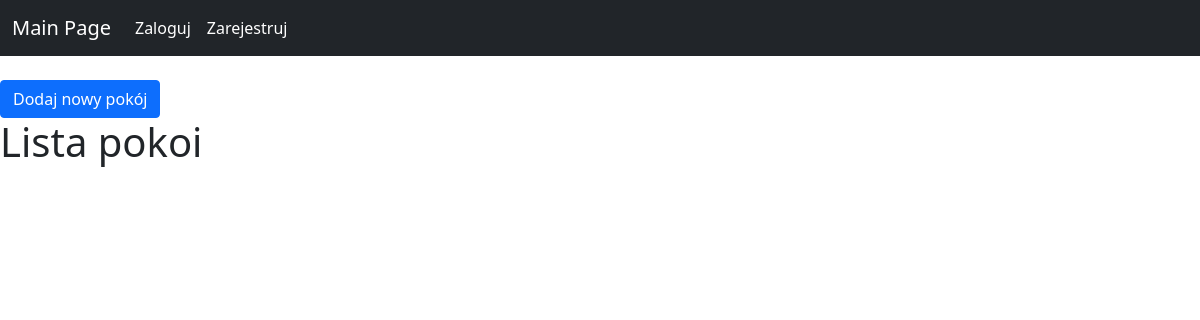
The page /reservationSystem/adminPanel/rooms/ on the database as committed earlier.
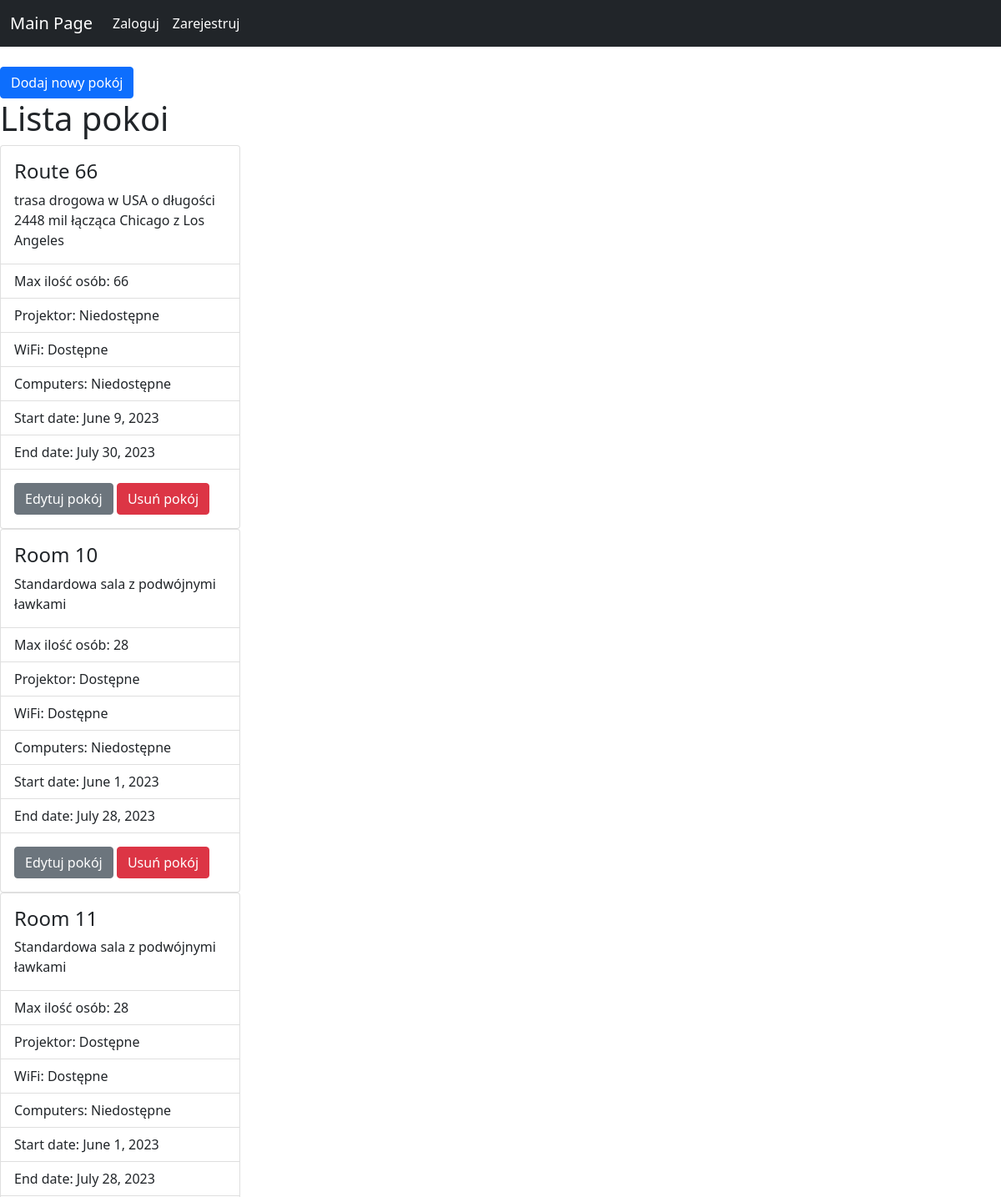
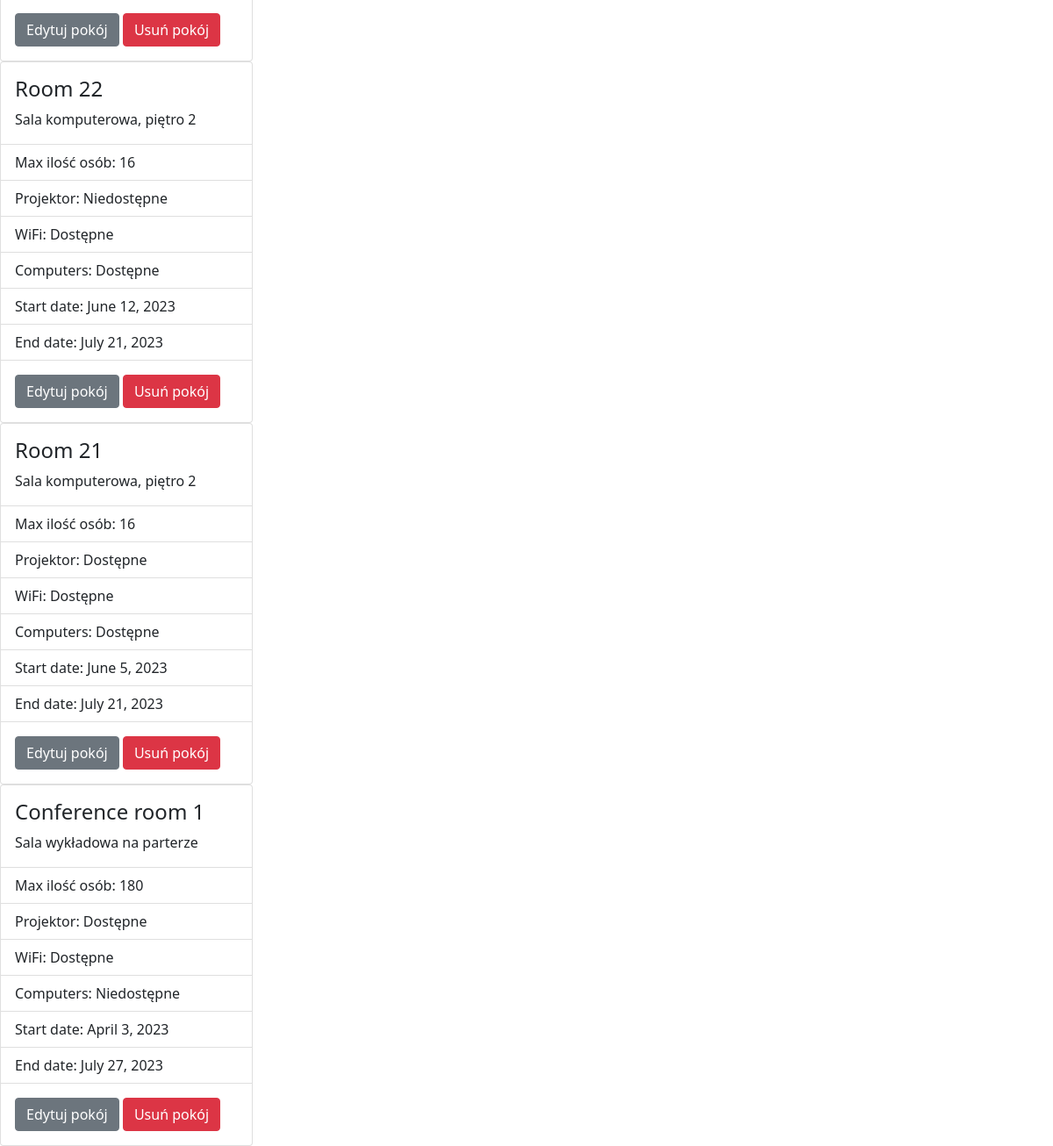
The same page on the database as committed later (2 pictures, top to bottom).
### reservationSystem/models.py (models this page shows, shortened)
class Equipment(models.Model):
    room = models.ForeignKey(Room, on_delete=models.CASCADE)
    capacity = models.IntegerField('Capacity')
    projector = models.BooleanField(default=False)
    WiFi = models.BooleanField(default=False)
    computers = models.BooleanField(default=False)
    start_date = models.DateField(null=False, blank=True)
    end_date = models.DateField(null=False, blank=True)

class Room(models.Model):
    name = models.CharField('Room name' ,max_length=255)
    description = models.TextField(blank=True)

### reservationSystem/views.py (the view)
# urls.py: path('adminPanel/rooms/', views.rooms, name='rooms'),
def rooms(request):
    rooms = Equipment.objects.all()
    context = {
        'room_list': rooms,
    }
    return render(request, 'rooms.html', context)

### reservationSystem/templates/rooms.html
{% extends 'base.html' %}
{% block content %}
    <a href="{% url 'addRoom' %}" class="btn btn-primary">Dodaj nowy pokój</a>
    <h1>Lista pokoi</h1>
    {% for room in room_list %}
    <div class="card" style="width: 18rem;">
        <div class="card-body">
        <h4 class="card-title">{{room.room.name}}</h4>
        <p class="card-text">{{room.room.description}}</p>
        </div>
        <ul class="list-group list-group-flush">
            <li class="list-group-item">Max ilość osób: {{room.capacity}}</li>
        <li class="list-group-item">Projektor: {% if room.projector %}Dostępne{% else %}Niedostępne{% endif %}</li>
        <li class="list-group-item">WiFi: {% if room.WiFi %}Dostępne{% else %}Niedostępne{% endif %}</li>
        <li class="list-group-item">Computers: {% if room.computers %}Dostępne{% else %}Niedostępne{% endif %}</li>
        <li class="list-group-item">Start date: {{room.start_date}}</li>
        <li class="list-group-item">End date: {{room.end_date}}</li>
        </ul>
        <div class="card-body">
        <a href="{% url 'roomAdmin' room.id %}" class="btn btn-secondary">Edytuj pokój</a>
        <a href="{% url 'deleteRoom' room.id %}" class="btn btn-danger">Usuń pokój</a>
        </div>
    </div>
    {% endfor %}
{% endblock %}

### reservationSystem/templates/base.html (shortened to what this page needs)
<!doctype html>
<html lang="en">
  <head>
    <link href="https://cdn.jsdelivr.net/npm/bootstrap@5.0.2/dist/css/bootstrap.min.css" rel="stylesheet">
    {% load static %}
    <link rel="stylesheet" href="{% static 'css/style.css' %}">
  </head>
  <body>
    {% include 'navbar.html' %}
    <br>
    {% block content %}
    {% endblock %}
  </body>
</html>

### reservationSystem/templates/navbar.html (shortened to what this page needs)
<nav class="navbar navbar-expand-lg navbar-dark bg-dark">
    <div class="container-fluid">
      <a class="navbar-brand" href="{% url 'home' %}">Main Page</a>
      <div class="collapse navbar-collapse" id="navbarSupportedContent">
        <ul class="navbar-nav me-auto mb-2 mb-lg-0">
          {% if user.is_authenticated %}
            <li class="nav-item">
              <a class="nav-link active" aria-current="page">{{user.username}}</a>
            </li>
            <li class="nav-item">
              <a class="nav-link active" aria-current="page" href="{% url 'logout' %}">Wyloguj</a>
            </li>
          {% else %}
            <li class="nav-item">
              <a class="nav-link active" aria-current="page" href="{% url 'login' %}">Zaloguj</a>
            </li>
            <li class="nav-item">
              <a class="nav-link active" aria-current="page" href="{% url 'register' %}">Zarejestruj</a>
            </li>
          {% endif %}
        </ul>
      </div>
    </div>
  </nav>

Rows that differ between the two databases and show on the page:
added Equipment: room.name "Route 66", room.description "trasa drogowa w USA o długości 2448 mil łącząca Chicago z Los Angeles", capacity "66", projector "Niedostępne", WiFi "Dostępne", computers "Niedostępne", start_date "June 9, 2023", end_date "July 30, 2023"
added Equipment: room.name "Room 10", room.description "Standardowa sala z podwójnymi ławkami", capacity "28", projector "Dostępne", WiFi "Dostępne", computers "Niedostępne", start_date "June 1, 2023", end_date "July 28, 2023"
added Equipment: room.name "Room 11", room.description "Standardowa sala z podwójnymi ławkami", capacity "28", projector "Dostępne", WiFi "Dostępne", computers "Niedostępne", start_date "June 1, 2023", end_date "July 28, 2023"
added Equipment: room.name "Room 22", room.description "Sala komputerowa, piętro 2", capacity "16", projector "Niedostępne", WiFi "Dostępne", computers "Dostępne", start_date "June 12, 2023", end_date "July 21, 2023"
added Equipment: room.name "Room 21", room.description "Sala komputerowa, piętro 2", capacity "16", projector "Dostępne", WiFi "Dostępne", computers "Dostępne", start_date "June 5, 2023", end_date "July 21, 2023"
added Equipment: room.name "Conference room 1", room.description "Sala wykładowa na parterze", capacity "180", projector "Dostępne", WiFi "Dostępne", computers "Niedostępne", start_date "April 3, 2023", end_date "July 27, 2023"
